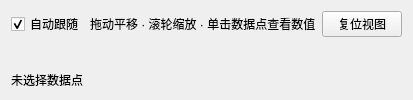
              <widget class="QWidget" name="tab_guangpu">
                <attribute name="title">
                  <string>波长曲线</string>
                </attribute>
                <layout class="QGridLayout" name="gridLayout_9" rowstretch="0,1,0">
                  <item row="0" column="0">
                    <layout class="QHBoxLayout" name="layout_SpectrumTools">
                      <item>
                        <widget class="QCheckBox" name="ckbox_SpectrumAutoRange">
                          <property name="text">
                            <string>自动跟随</string>
                          </property>
                          <property name="checked">
                            <bool>true</bool>
                          </property>
                        </widget>
                      </item>
                      <item>
                        <widget class="QLabel" name="label_SpectrumHelp">
                          <property name="text">
                            <string>拖动平移 · 滚轮缩放 · 单击数据点查看数值</string>
                          </property>
                        </widget>
                      </item>
                      <item>
                        <widget class="QPushButton" name="pbtn_SpectrumReset">
                          <property name="text">
                            <string>复位视图</string>
                          </property>
                        </widget>
                      </item>
                    </layout>
                  </item>
                  <item row="1" column="0">
                    <widget class="QCustomPlot" name="cplot_Spectrum" native="true" />
                  </item>
                  <item row="2" column="0">
                    <widget class="QLabel" name="lab_SpectrumPointValue">
                      <property name="text">
                        <string>未选择数据点</string>
                      </property>
                    </widget>
                  </item>
                </layout>
              </widget>
